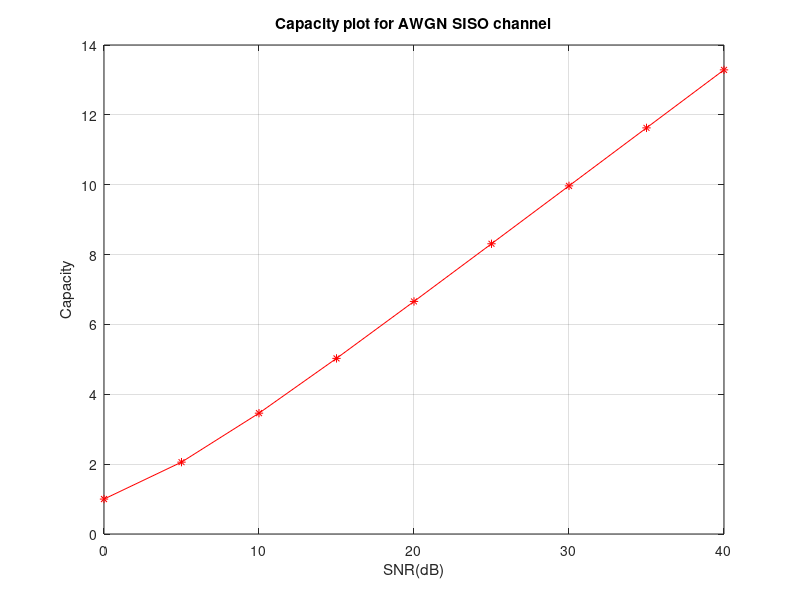

MATLAB code to generate this figure:
% create an array from 0 dB to 40 dB in steps of 5 dB
SNR_dB =0:5:40;

% calculate the linear value of SNR
SNR = 10 .^ (SNR_dB/10);

% calculate the capacity
capacity=log2(1+SNR);

% plot the capacity vs SNR(dB) graph
plot(SNR_dB,capacity,'r-*')
title("Capacity plot for AWGN SISO channel");
xlabel("SNR(dB)")
ylabel("Capacity")
grid on